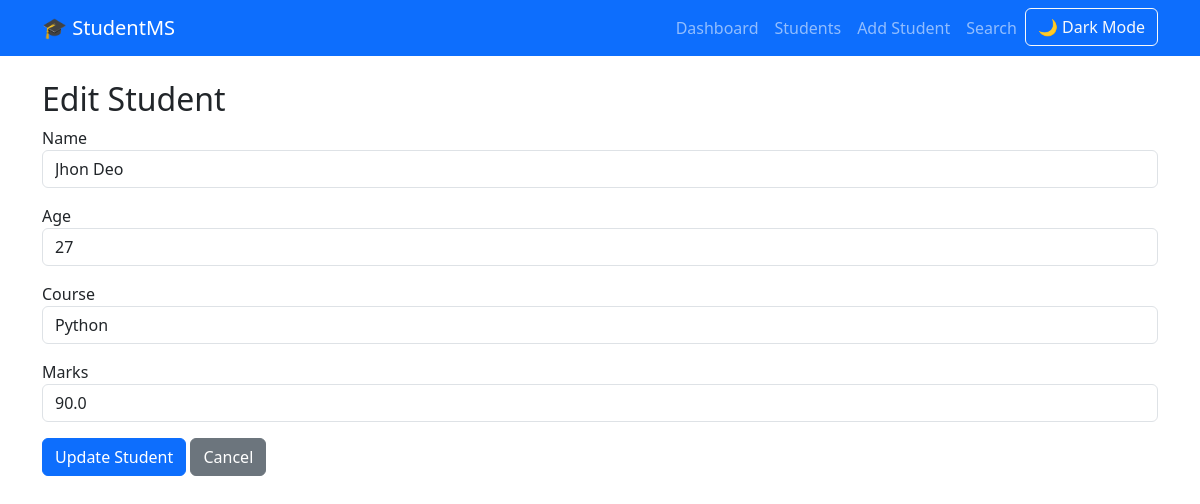
Page /edit/1 (signed in) on the committed database.
### models/student.py (models this page shows, shortened)
class Student(db.Model):
    __tablename__ = "students"
    id = db.Column(db.Integer, primary_key=True)
    name = db.Column(db.String(100), nullable=False)
    age = db.Column(db.Integer, nullable=False)
    course = db.Column(db.String(100), nullable=False)
    marks = db.Column(db.Float, nullable=False)

### app.py (the view, shortened to what this page needs)
@app.route("/edit/<int:id>", methods=["GET", "POST"])
@login_required
def edit_student(id):
    student = Student.query.get_or_404(id)
    return render_template(
        "edit_student.html",
        student=student
    )

### app.py (called while the page is built)
@login_manager.user_loader
def load_user(user_id):
    return Admin.query.get(int(user_id))

### templates/edit_student.html (shortened to what this page needs)
{% extends "base.html" %}
{% block content %}
<h2>Edit Student</h2>
<form method="POST">
    <div class="mb-3">
        <label>Name</label>
        <input type="text"
               name="name"
               class="form-control"
               value="{{ student.name }}"
               required>
    </div>
    <div class="mb-3">
        <label>Age</label>
        <input type="number"
               name="age"
               class="form-control"
               value="{{ student.age }}"
               required>
    </div>
    <div class="mb-3">
        <label>Course</label>
        <input type="text"
               name="course"
               class="form-control"
               value="{{ student.course }}"
               required>
    </div>
    <div class="mb-3">
        <label>Marks</label>
        <input type="number"
               step="0.01"
               name="marks"
               class="form-control"
               value="{{ student.marks }}"
               required>
    </div>
    <button class="btn btn-primary">
        Update Student
    </button>
    <a href="/students" class="btn btn-secondary">
        Cancel
    </a>
</form>
{% endblock %}

### rows in the picture
Student: name "Jhon Deo", age "27", course "Python", marks "90.0"
